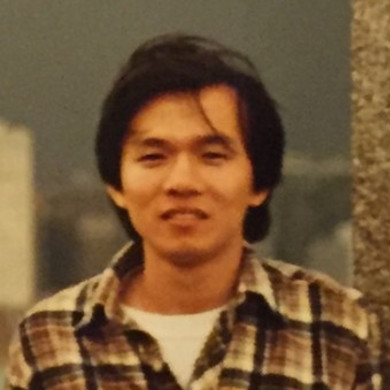
#> input picture ch_11/hung.jpg, 390 x 390 px
$ python ch11_7.py
#> lines starting #> are read from the running program, lines starting #| are printed output that depends on the picture
# 雙邊濾波器 vs 均值濾波器 vs 高斯濾波器
import cv2

src = cv2.imread('hung.jpg')
#> src is the input picture: shape (390, 390, 3); mean B, G, R 56, 87.9, 117.5

dst1b = cv2.blur(src, (15,15))
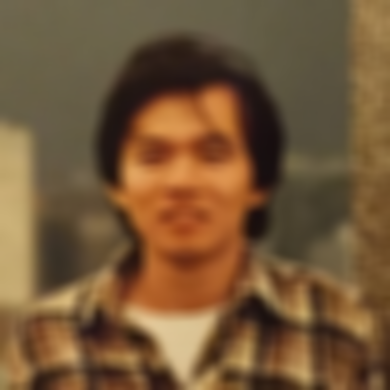
#> dst1b: shape (390, 390, 3); mean B, G, R 56, 87.9, 117.6
dst1g = cv2.GaussianBlur(src, (15, 15), 0, 0)
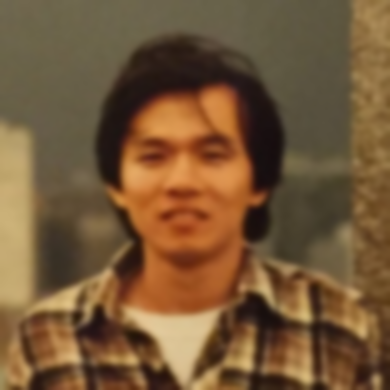
#> dst1g: shape (390, 390, 3); mean B, G, R 56, 87.9, 117.5
dst1bl = cv2.bilateralFilter(src, 15, 100, 100)

cv2.imshow('Src', src)
cv2.imshow('Blur - dst 15x15', dst1b)
cv2.imshow('Gaussian dst 15x15', dst1g)
cv2.imshow('Bilateral dst 15x15', dst1bl)

cv2.waitKey(0)
cv2.destroyAllWindows()

$ run again, with ch_11/unistar.jpg copied over ch_11/hung.jpg
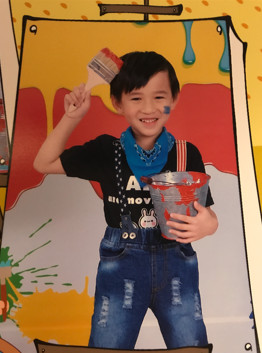
#> input picture ch_11/unistar.jpg, 262 x 353 px
#> src is the input picture: shape (353, 262, 3); mean B, G, R 79.4, 108.4, 149
#> `dst1b = cv2.blur(src, (15,15))`:
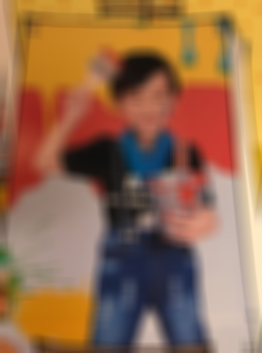
#> dst1b: shape (353, 262, 3); mean B, G, R 79.4, 108.3, 149
#> `dst1bl = cv2.bilateralFilter(src, 15, 100, 100)`:
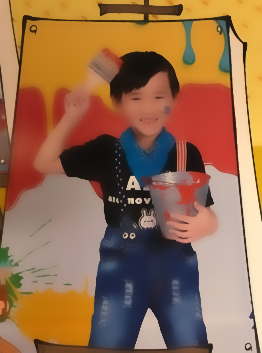
#> dst1bl: shape (353, 262, 3); mean B, G, R 79.6, 108.7, 149.5
